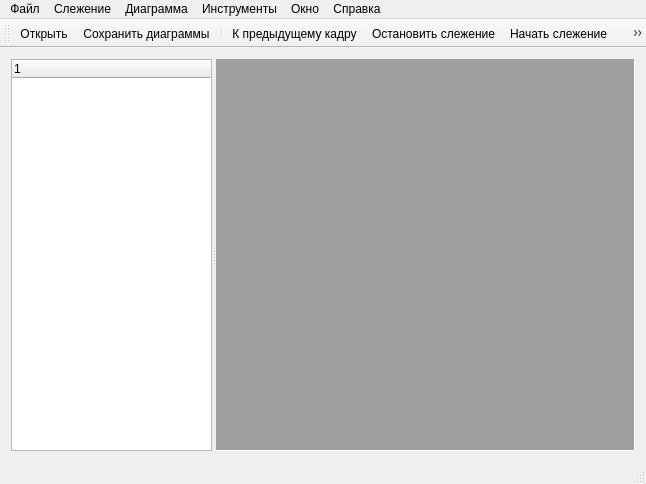
<?xml version="1.0" encoding="UTF-8"?>
<ui version="4.0">
 <class>MainWindow</class>
 <widget class="QMainWindow" name="MainWindow">
  <property name="geometry">
   <rect>
    <x>0</x>
    <y>0</y>
    <width>646</width>
    <height>484</height>
   </rect>
  </property>
  <property name="sizePolicy">
   <sizepolicy hsizetype="Expanding" vsizetype="Preferred">
    <horstretch>0</horstretch>
    <verstretch>0</verstretch>
   </sizepolicy>
  </property>
  <property name="mouseTracking">
   <bool>false</bool>
  </property>
  <property name="windowTitle">
   <string>MainWindow</string>
  </property>
  <widget class="QWidget" name="centralWidget">
   <layout class="QHBoxLayout" name="horizontalLayout">
    <item>
     <widget class="QSplitter" name="splitter">
      <property name="orientation">
       <enum>Qt::Horizontal</enum>
      </property>
      <widget class="myTreeWidget" name="treeWidget">
       <column>
        <property name="text">
         <string notr="true">1</string>
        </property>
       </column>
      </widget>
      <widget class="QMdiArea" name="mdiArea">
       <property name="frameShape">
        <enum>QFrame::Panel</enum>
       </property>
       <property name="frameShadow">
        <enum>QFrame::Sunken</enum>
       </property>
      </widget>
     </widget>
    </item>
   </layout>
  </widget>
  <widget class="QMenuBar" name="menuBar">
   <property name="geometry">
    <rect>
     <x>0</x>
     <y>0</y>
     <width>646</width>
     <height>21</height>
    </rect>
   </property>
   <widget class="QMenu" name="fileMenu">
    <property name="title">
     <string>Файл</string>
    </property>
    <addaction name="openAction"/>
    <addaction name="saveDiaAction"/>
    <addaction name="separator"/>
    <addaction name="exitAction"/>
   </widget>
   <widget class="QMenu" name="diaMenu">
    <property name="title">
     <string>Диаграмма</string>
    </property>
    <widget class="QMenu" name="menu">
     <property name="title">
      <string>Расчитать</string>
     </property>
     <addaction name="actionVT"/>
     <addaction name="actionAT"/>
     <addaction name="actionFT"/>
    </widget>
    <addaction name="actionXT"/>
    <addaction name="menu"/>
   </widget>
   <widget class="QMenu" name="videoMenu">
    <property name="title">
     <string>Слежение</string>
    </property>
    <widget class="QMenu" name="trackPointMenu">
     <property name="title">
      <string>Точки слежения</string>
     </property>
     <addaction name="setPointAction"/>
     <addaction name="delPointAction"/>
     <addaction name="detectAction"/>
    </widget>
    <addaction name="playAction"/>
    <addaction name="stopAction"/>
    <addaction name="goToNextFrameAction"/>
    <addaction name="goToPrevFrameAction"/>
    <addaction name="separator"/>
    <addaction name="trackPointMenu"/>
   </widget>
   <widget class="QMenu" name="settingMenu">
    <property name="title">
     <string>Инструменты</string>
    </property>
    <addaction name="crossCursor"/>
    <addaction name="arrowCursor"/>
    <addaction name="settingsAction"/>
   </widget>
   <widget class="QMenu" name="windowMenu">
    <property name="title">
     <string>Окно</string>
    </property>
    <addaction name="sidePanelAction"/>
   </widget>
   <widget class="QMenu" name="refMenu">
    <property name="title">
     <string>Справка</string>
    </property>
    <addaction name="aboutProgAction"/>
    <addaction name="aboutAuthorAction"/>
   </widget>
   <addaction name="fileMenu"/>
   <addaction name="videoMenu"/>
   <addaction name="diaMenu"/>
   <addaction name="settingMenu"/>
   <addaction name="windowMenu"/>
   <addaction name="refMenu"/>
  </widget>
  <widget class="QToolBar" name="mainToolBar">
   <property name="iconSize">
    <size>
     <width>20</width>
     <height>20</height>
    </size>
   </property>
   <property name="toolButtonStyle">
    <enum>Qt::ToolButtonIconOnly</enum>
   </property>
   <attribute name="toolBarArea">
    <enum>TopToolBarArea</enum>
   </attribute>
   <attribute name="toolBarBreak">
    <bool>false</bool>
   </attribute>
   <addaction name="openAction"/>
   <addaction name="saveDiaAction"/>
   <addaction name="separator"/>
   <addaction name="goToPrevFrameAction"/>
   <addaction name="stopAction"/>
   <addaction name="playAction"/>
   <addaction name="goToNextFrameAction"/>
   <addaction name="separator"/>
   <addaction name="setPointAction"/>
   <addaction name="separator"/>
   <addaction name="actionXT"/>
   <addaction name="separator"/>
   <addaction name="settingsAction"/>
   <addaction name="separator"/>
  </widget>
  <widget class="QStatusBar" name="statusBar"/>
  <action name="openAction">
   <property name="checkable">
    <bool>false</bool>
   </property>
   <property name="icon">
    <iconset resource="icons.qrc">
     <normaloff>:/images/images/film_4222.png</normaloff>:/images/images/film_4222.png</iconset>
   </property>
   <property name="text">
    <string>Открыть видеозапись...</string>
   </property>
   <property name="iconText">
    <string>Открыть</string>
   </property>
   <property name="shortcut">
    <string>Ctrl+O</string>
   </property>
  </action>
  <action name="exitAction">
   <property name="icon">
    <iconset resource="icons.qrc">
     <normaloff>:/images/images/door_in_9574.png</normaloff>:/images/images/door_in_9574.png</iconset>
   </property>
   <property name="text">
    <string>Выход</string>
   </property>
   <property name="shortcut">
    <string>Ctrl+Q</string>
   </property>
   <property name="menuRole">
    <enum>QAction::QuitRole</enum>
   </property>
  </action>
  <action name="aboutProgAction">
   <property name="text">
    <string>О программе...</string>
   </property>
  </action>
  <action name="sidePanelAction">
   <property name="text">
    <string>Показать/Скрыть боковую панель</string>
   </property>
   <property name="toolTip">
    <string>Показать/Скрыть боковую панель</string>
   </property>
   <property name="shortcut">
    <string>Alt+0</string>
   </property>
  </action>
  <action name="aboutAuthorAction">
   <property name="text">
    <string>Об авторе...</string>
   </property>
  </action>
  <action name="playAction">
   <property name="icon">
    <iconset resource="icons.qrc">
     <normaloff>:/images/images/control_play_blue_eye_4069.png</normaloff>:/images/images/control_play_blue_eye_4069.png</iconset>
   </property>
   <property name="text">
    <string>Начать слежение</string>
   </property>
   <property name="shortcut">
    <string>Ctrl+R</string>
   </property>
  </action>
  <action name="goToNextFrameAction">
   <property name="icon">
    <iconset resource="icons.qrc">
     <normaloff>:/images/images/control_fastforward_blue_9983.png</normaloff>:/images/images/control_fastforward_blue_9983.png</iconset>
   </property>
   <property name="text">
    <string>К следующему кадру</string>
   </property>
   <property name="shortcut">
    <string>Right</string>
   </property>
  </action>
  <action name="goToPrevFrameAction">
   <property name="icon">
    <iconset resource="icons.qrc">
     <normaloff>:/images/images/control_rewind_blue_7488.png</normaloff>:/images/images/control_rewind_blue_7488.png</iconset>
   </property>
   <property name="text">
    <string>К предыдущему кадру</string>
   </property>
   <property name="shortcut">
    <string>Left</string>
   </property>
  </action>
  <action name="stopAction">
   <property name="icon">
    <iconset resource="icons.qrc">
     <normaloff>:/images/images/control_stop_blue_6328.png</normaloff>:/images/images/control_stop_blue_6328.png</iconset>
   </property>
   <property name="text">
    <string>Остановить слежение</string>
   </property>
   <property name="shortcut">
    <string>Alt+R</string>
   </property>
  </action>
  <action name="cutAction">
   <property name="icon">
    <iconset resource="icons.qrc">
     <normaloff>:/images/images/cut_6441.png</normaloff>:/images/images/cut_6441.png</iconset>
   </property>
   <property name="text">
    <string>Вырезать</string>
   </property>
   <property name="shortcut">
    <string>Ctrl+X</string>
   </property>
  </action>
  <action name="saveDiaAction">
   <property name="icon">
    <iconset resource="icons.qrc">
     <normaloff>:/images/images/page_save_7402.png</normaloff>:/images/images/page_save_7402.png</iconset>
   </property>
   <property name="text">
    <string>Сохранить диаграммы...</string>
   </property>
   <property name="shortcut">
    <string>Ctrl+S</string>
   </property>
  </action>
  <action name="settingsAction">
   <property name="icon">
    <iconset resource="icons.qrc">
     <normaloff>:/images/images/cog_6908.png</normaloff>:/images/images/cog_6908.png</iconset>
   </property>
   <property name="text">
    <string>Параметры...</string>
   </property>
  </action>
  <action name="actionVT">
   <property name="text">
    <string>VT диаграмму...</string>
   </property>
  </action>
  <action name="actionAT">
   <property name="text">
    <string>AT диаграмму...</string>
   </property>
  </action>
  <action name="actionXT">
   <property name="icon">
    <iconset resource="icons.qrc">
     <normaloff>:/images/images/chart_curve_add_5478.png</normaloff>:/images/images/chart_curve_add_5478.png</iconset>
   </property>
   <property name="text">
    <string>Новая XT диаграмма...</string>
   </property>
  </action>
  <action name="setPointAction">
   <property name="icon">
    <iconset resource="icons.qrc">
     <normaloff>:/images/images/eye_4453.png</normaloff>:/images/images/eye_4453.png</iconset>
   </property>
   <property name="text">
    <string>Задать точку</string>
   </property>
  </action>
  <action name="delPointAction">
   <property name="text">
    <string>Удалить</string>
   </property>
   <property name="shortcut">
    <string>Del</string>
   </property>
  </action>
  <action name="crossCursor">
   <property name="icon">
    <iconset resource="icons.qrc">
     <normaloff>:/images/images/cross_cursor.png</normaloff>:/images/images/cross_cursor.png</iconset>
   </property>
   <property name="text">
    <string>Курсор-перекрестие</string>
   </property>
   <property name="toolTip">
    <string>Позволяет отобразить координаты в пикселях в строке состояния</string>
   </property>
  </action>
  <action name="arrowCursor">
   <property name="icon">
    <iconset resource="icons.qrc">
     <normaloff>:/images/images/arrow_cursor.png</normaloff>:/images/images/arrow_cursor.png</iconset>
   </property>
   <property name="text">
    <string>Курсор-стрелка</string>
   </property>
  </action>
  <action name="InterpolateAction">
   <property name="text">
    <string>Аппроксимировать...</string>
   </property>
  </action>
  <action name="action">
   <property name="text">
    <string>Расчитать среднее...</string>
   </property>
  </action>
  <action name="detectAction">
   <property name="text">
    <string>Детектор точек</string>
   </property>
  </action>
  <action name="actionFT">
   <property name="text">
    <string>FT диаграмму...</string>
   </property>
  </action>
 </widget>
 <layoutdefault spacing="6" margin="11"/>
 <customwidgets>
  <customwidget>
   <class>myTreeWidget</class>
   <extends>QTreeWidget</extends>
   <header location="global">dialog/mytreewidget.h</header>
  </customwidget>
 </customwidgets>
 <resources>
  <include location="icons.qrc"/>
 </resources>
 <connections/>
</ui>
